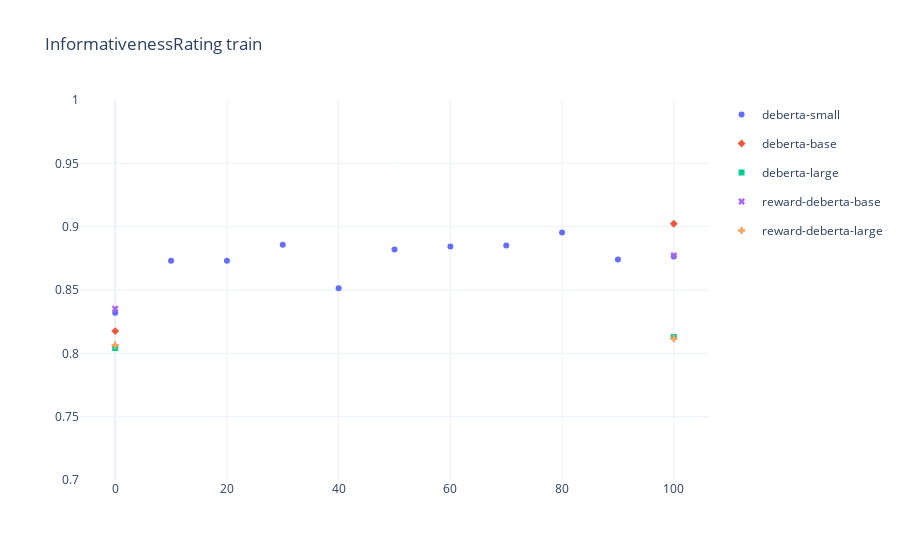
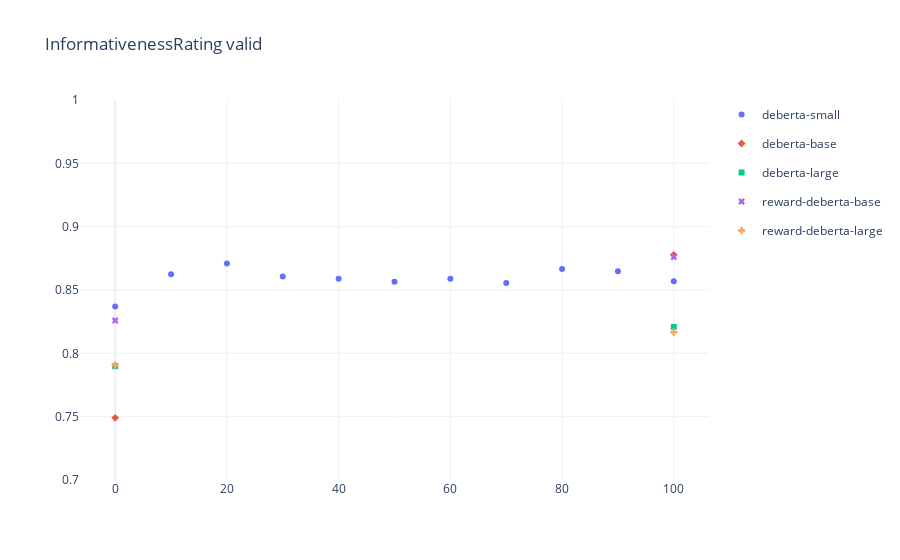

Notebook source saved alongside these figures, in order:
### Markdown cell above
#### Plots

### Code cell
for metric in METRICS:
    for split in get_args(Split):
        plot_scores(df_total_melt, metric, split)

### Figure 1 — Plotly figure (JSON) as saved in the notebook; plotly's stock layout.template omitted (floating-point values rounded to 4 significant figures)
{"data": [{"hovertemplate": "model=deberta-small<br>percentage=%{x}<br>eval_metric_value=%{y}<extra></extra>", "legendgroup": "deberta-small", "marker": {"color": "#636efa", "symbol": "circle"}, "mode": "markers", "name": "deberta-small", "orientation": "v", "showlegend": true, "type": "scatter", "x": [0, 10, 20, 30, 40, 50, 60, 70, 80, 90, 100], "xaxis": "x", "y": [0.8319, 0.8731, 0.8731, 0.8856, 0.8514, 0.8819, 0.8843, 0.8852, 0.8954, 0.8741, 0.8764], "yaxis": "y"}, {"hovertemplate": "model=deberta-base<br>percentage=%{x}<br>eval_metric_value=%{y}<extra></extra>", "legendgroup": "deberta-base", "marker": {"color": "#EF553B", "symbol": "diamond"}, "mode": "markers", "name": "deberta-base", "orientation": "v", "showlegend": true, "type": "scatter", "x": [0, 10, 20, 30, 40, 50, 60, 70, 80, 90, 100], "xaxis": "x", "y": [0.8176, 0, 0, 0, 0, 0, 0, 0, 0, 0, 0.9023], "yaxis": "y"}, {"hovertemplate": "model=deberta-large<br>percentage=%{x}<br>eval_metric_value=%{y}<extra></extra>", "legendgroup": "deberta-large", "marker": {"color": "#00cc96", "symbol": "square"}, "mode": "markers", "name": "deberta-large", "orientation": "v", "showlegend": true, "type": "scatter", "x": [0, 10, 20, 30, 40, 50, 60, 70, 80, 90, 100], "xaxis": "x", "y": [0.8042, 0, 0, 0, 0, 0, 0, 0, 0, 0, 0.813], "yaxis": "y"}, {"hovertemplate": "model=reward-deberta-base<br>percentage=%{x}<br>eval_metric_value=%{y}<extra></extra>", "legendgroup": "reward-deberta-base", "marker": {"color": "#ab63fa", "symbol": "x"}, "mode": "markers", "name": "reward-deberta-base", "orientation": "v", "showlegend": true, "type": "scatter", "x": [0, 10, 20, 30, 40, 50, 60, 70, 80, 90, 100], "xaxis": "x", "y": [0.8352, 0, 0, 0, 0, 0, 0, 0, 0, 0, 0.8773], "yaxis": "y"}, {"hovertemplate": "model=reward-deberta-large<br>percentage=%{x}<br>eval_metric_value=%{y}<extra></extra>", "legendgroup": "reward-deberta-large", "marker": {"color": "#FFA15A", "symbol": "cross"}, "mode": "markers", "name": "reward-deberta-large", "orientation": "v", "showlegend": true, "type": "scatter", "x": [0, 10, 20, 30, 40, 50, 60, 70, 80, 90, 100], "xaxis": "x", "y": [0.8065, 0, 0, 0, 0, 0, 0, 0, 0, 0, 0.8116], "yaxis": "y"}], "layout": {"title": {"text": "InformativenessRating train"}, "yaxis": {"range": [0.7, 1]}}}

### Figure 2 — Plotly figure (JSON) as saved in the notebook; plotly's stock layout.template omitted (floating-point values rounded to 4 significant figures)
{"data": [{"hovertemplate": "model=deberta-small<br>percentage=%{x}<br>eval_metric_value=%{y}<extra></extra>", "legendgroup": "deberta-small", "marker": {"color": "#636efa", "symbol": "circle"}, "mode": "markers", "name": "deberta-small", "orientation": "v", "showlegend": true, "type": "scatter", "x": [0, 10, 20, 30, 40, 50, 60, 70, 80, 90, 100], "xaxis": "x", "y": [0.837, 0.8625, 0.8708, 0.8606, 0.8588, 0.8565, 0.8588, 0.8556, 0.8667, 0.8648, 0.8569], "yaxis": "y"}, {"hovertemplate": "model=deberta-base<br>percentage=%{x}<br>eval_metric_value=%{y}<extra></extra>", "legendgroup": "deberta-base", "marker": {"color": "#EF553B", "symbol": "diamond"}, "mode": "markers", "name": "deberta-base", "orientation": "v", "showlegend": true, "type": "scatter", "x": [0, 10, 20, 30, 40, 50, 60, 70, 80, 90, 100], "xaxis": "x", "y": [0.7491, 0, 0, 0, 0, 0, 0, 0, 0, 0, 0.8778], "yaxis": "y"}, {"hovertemplate": "model=deberta-large<br>percentage=%{x}<br>eval_metric_value=%{y}<extra></extra>", "legendgroup": "deberta-large", "marker": {"color": "#00cc96", "symbol": "square"}, "mode": "markers", "name": "deberta-large", "orientation": "v", "showlegend": true, "type": "scatter", "x": [0, 10, 20, 30, 40, 50, 60, 70, 80, 90, 100], "xaxis": "x", "y": [0.7898, 0, 0, 0, 0, 0, 0, 0, 0, 0, 0.8208], "yaxis": "y"}, {"hovertemplate": "model=reward-deberta-base<br>percentage=%{x}<br>eval_metric_value=%{y}<extra></extra>", "legendgroup": "reward-deberta-base", "marker": {"color": "#ab63fa", "symbol": "x"}, "mode": "markers", "name": "reward-deberta-base", "orientation": "v", "showlegend": true, "type": "scatter", "x": [0, 10, 20, 30, 40, 50, 60, 70, 80, 90, 100], "xaxis": "x", "y": [0.8259, 0, 0, 0, 0, 0, 0, 0, 0, 0, 0.8759], "yaxis": "y"}, {"hovertemplate": "model=reward-deberta-large<br>percentage=%{x}<br>eval_metric_value=%{y}<extra></extra>", "legendgroup": "reward-deberta-large", "marker": {"color": "#FFA15A", "symbol": "cross"}, "mode": "markers", "name": "reward-deberta-large", "orientation": "v", "showlegend": true, "type": "scatter", "x": [0, 10, 20, 30, 40, 50, 60, 70, 80, 90, 100], "xaxis": "x", "y": [0.7907, 0, 0, 0, 0, 0, 0, 0, 0, 0, 0.8167], "yaxis": "y"}], "layout": {"title": {"text": "InformativenessRating valid"}, "yaxis": {"range": [0.7, 1]}}}
